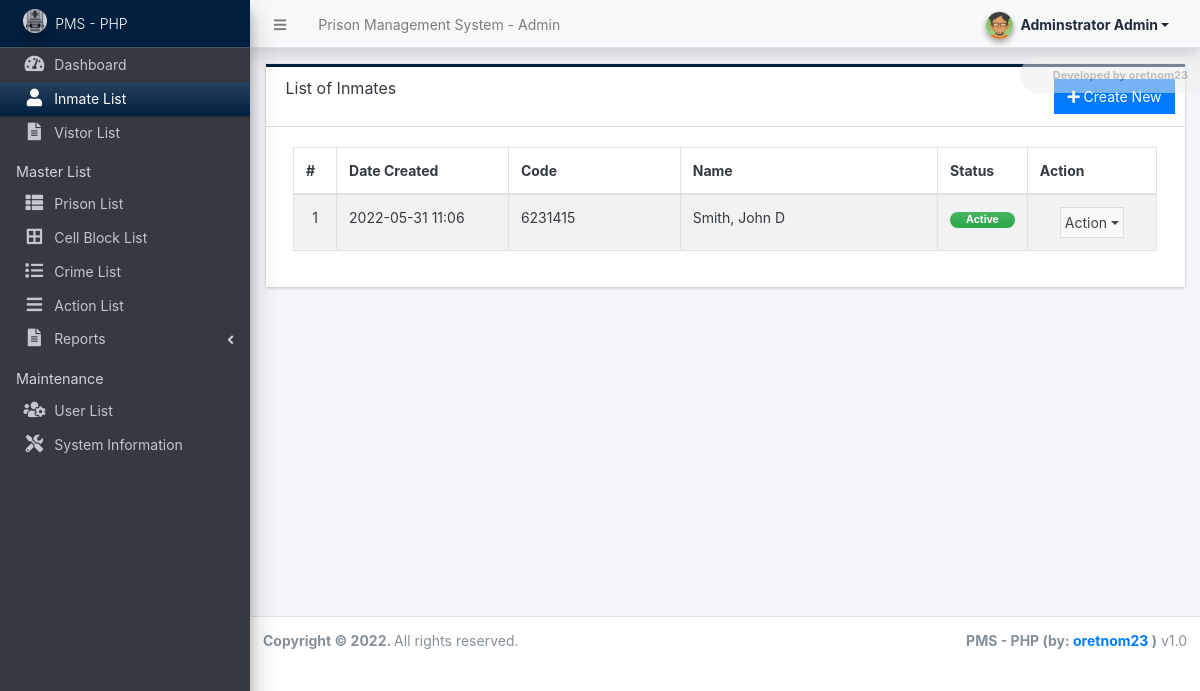
/admin/?page=inmates (signed in), run on the app's committed database.
### tables this page shows
CREATE TABLE `inmate_list` (
  `id` int(30) NOT NULL,
  `code` varchar(100) NOT NULL,
  `firstname` text NOT NULL,
  `middlename` text DEFAULT NULL,
  `lastname` text NOT NULL,
  `sex` varchar(100) NOT NULL,
  `dob` date NOT NULL,
  `address` text NOT NULL,
  `marital_status` varchar(250) NOT NULL,
  `eye_color` text NOT NULL,
  `complexion` text NOT NULL,
  `cell_id` int(11) NOT NULL,
  `sentence` text NOT NULL,
  `date_from` date NOT NULL,
  `date_to` date DEFAULT NULL,
  `emergency_name` text DEFAULT NULL,
  `emergency_contact` text DEFAULT NULL,
  `emergency_relation` text DEFAULT NULL,
  `image_path` text DEFAULT NULL,
  `status` tinyint(1) NOT NULL DEFAULT 1,
  `visiting_privilege` tinyint(1) NOT NULL DEFAULT 1,
  `date_created` datetime NOT NULL DEFAULT current_timestamp(),
  `date_updated` datetime NOT NULL DEFAULT current_timestamp() ON UPDATE current_timestamp()
);

### admin/inmates/index.php (the view, shortened to what this page needs)
<div class="card card-outline rounded-0 card-navy">
	<div class="card-header">
		<h3 class="card-title">List of Inmates</h3>
		<div class="card-tools">
			<a href="./?page=inmates/manage_inmate" id="create_new" class="btn btn-flat btn-primary"><span class="fas fa-plus"></span>  Create New</a>
		</div>
	</div>
	<div class="card-body">
        <div class="container-fluid">
			<table class="table table-hover table-striped table-bordered" id="list">
				<colgroup>
					<col width="5%">
					<col width="20%">
					<col width="20%">
					<col width="30%">
					<col width="10%">
					<col width="15%">
				</colgroup>
				<thead>
					<tr>
						<th>#</th>
						<th>Date Created</th>
						<th>Code</th>
						<th>Name</th>
						<th>Status</th>
						<th>Action</th>
					</tr>
				</thead>
				<tbody>
					<?php
					$i = 1;
						$qry = $conn->query("SELECT *,concat(lastname,', ', firstname, coalesce(concat(' ', middlename), '')) as `name` from `inmate_list` order by `name` asc ");
						while($row = $qry->fetch_assoc()):
					?>
						<tr>
							<td class="text-center"><?php echo $i++; ?></td>
							<td><?php echo date("Y-m-d H:i",strtotime($row['date_created'])) ?></td>
							<td class=""><?= $row['code'] ?></td>
							<td class=""><?= $row['name'] ?></td>
							<td class="text-center">
                            <?php if(isset($row['date_to']) && !empty($row['date_to']) && strtotime($row['date_to']) <= strtotime(date('Y-m-d'))): ?>
                                    <span class="badge badge-primary bg-gradient-primary px-3 rounded-pill">Released</span>
                            <?php else: ?>
                                <?php if($row['status'] == 1): ?>
                                    <span class="badge badge-success bg-gradient-success px-3 rounded-pill">Active</span>
                                <?php else: ?>
                                    <span class="badge badge-danger bg-gradient-danger px-3 rounded-pill">Inactive</span>
                                <?php endif; ?>
                             <?php endif; ?>
                            </td>
							<td align="center">
								 <button type="button" class="btn btn-flat p-1 btn-default btn-sm dropdown-toggle dropdown-icon" data-toggle="dropdown">
				                  		Action
				                  </button>
							</td>
						</tr>
					<?php endwhile; ?>
				</tbody>
			</table>
		</div>
	</div>
</div>

### data on the page
inmate_list: date_created "2022-05-31 11:06", code "6231415", name "Smith, John D", date_to "Active"

### other printed values
$_settings->info('name') "Prison Management System"
$_settings->userdata('firstname').' '.$_settings->userdata('lastname') "Adminstrator Admin"
$_settings->info('short_name') "PMS - PHP"
